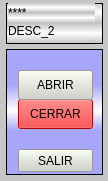
<?xml version="1.0" encoding="UTF-8"?>
<ui version="4.0">
 <class>DESC_2</class>
 <widget class="QWidget" name="DESC_2">
  <property name="geometry">
   <rect>
    <x>0</x>
    <y>0</y>
    <width>108</width>
    <height>181</height>
   </rect>
  </property>
  <property name="minimumSize">
   <size>
    <width>108</width>
    <height>181</height>
   </size>
  </property>
  <property name="maximumSize">
   <size>
    <width>108</width>
    <height>181</height>
   </size>
  </property>
  <property name="windowTitle">
   <string>Form</string>
  </property>
  <widget class="QFrame" name="frame">
   <property name="geometry">
    <rect>
     <x>6</x>
     <y>49</y>
     <width>97</width>
     <height>126</height>
    </rect>
   </property>
   <property name="styleSheet">
    <string notr="true">background-color: qlineargradient(spread:pad, x1:0, y1:0, x2:0, y2:1, stop:0.284091 rgba(167, 166, 250, 255), stop:0.488636 rgba(255, 255, 255, 255), stop:0.647727 rgba(167, 166, 250, 255));</string>
   </property>
   <property name="frameShape">
    <enum>QFrame::StyledPanel</enum>
   </property>
   <property name="frameShadow">
    <enum>QFrame::Raised</enum>
   </property>
   <widget class="QPushButton" name="pushButton">
    <property name="geometry">
     <rect>
      <x>12</x>
      <y>100</y>
      <width>75</width>
      <height>23</height>
     </rect>
    </property>
    <property name="styleSheet">
     <string notr="true">background-color: rgb(208, 211, 200);</string>
    </property>
    <property name="text">
     <string>SALIR</string>
    </property>
   </widget>
   <widget class="QPushButton" name="pushButton_2">
    <property name="geometry">
     <rect>
      <x>12</x>
      <y>50</y>
      <width>75</width>
      <height>30</height>
     </rect>
    </property>
    <property name="styleSheet">
     <string notr="true">background-color: rgb(255, 0, 0);</string>
    </property>
    <property name="text">
     <string>CERRAR</string>
    </property>
   </widget>
   <widget class="QPushButton" name="pushButton_3">
    <property name="geometry">
     <rect>
      <x>12</x>
      <y>21</y>
      <width>75</width>
      <height>30</height>
     </rect>
    </property>
    <property name="styleSheet">
     <string notr="true">background-color: rgb(208, 211, 200);</string>
    </property>
    <property name="text">
     <string>ABRIR</string>
    </property>
   </widget>
  </widget>
  <widget class="QFrame" name="frame_2">
   <property name="geometry">
    <rect>
     <x>6</x>
     <y>3</y>
     <width>97</width>
     <height>41</height>
    </rect>
   </property>
   <property name="styleSheet">
    <string notr="true">background-color: qlineargradient(spread:reflect, x1:0.489, y1:1, x2:0.488, y2:0.483, stop:0 rgba(192, 192, 192, 255), stop:0.511364 rgba(255, 255, 255, 255), stop:1 rgba(192, 192, 192, 255));</string>
   </property>
   <property name="frameShape">
    <enum>QFrame::StyledPanel</enum>
   </property>
   <property name="frameShadow">
    <enum>QFrame::Raised</enum>
   </property>
   <widget class="QLabel" name="label_2">
    <property name="geometry">
     <rect>
      <x>2</x>
      <y>20</y>
      <width>87</width>
      <height>16</height>
     </rect>
    </property>
    <property name="styleSheet">
     <string notr="true">background-color: rgba(255, 255, 255, 0);</string>
    </property>
    <property name="text">
     <string>DESC_2</string>
    </property>
   </widget>
   <widget class="QLabel" name="label_3">
    <property name="geometry">
     <rect>
      <x>2</x>
      <y>0</y>
      <width>87</width>
      <height>20</height>
     </rect>
    </property>
    <property name="text">
     <string>****</string>
    </property>
   </widget>
  </widget>
  <widget class="QLabel" name="label">
   <property name="geometry">
    <rect>
     <x>0</x>
     <y>0</y>
     <width>108</width>
     <height>181</height>
    </rect>
   </property>
   <property name="styleSheet">
    <string notr="true">background-color: rgb(198, 198, 198);</string>
   </property>
   <property name="text">
    <string/>
   </property>
  </widget>
  <zorder>label</zorder>
  <zorder>frame</zorder>
  <zorder>frame_2</zorder>
 </widget>
 <resources/>
 <connections/>
</ui>
